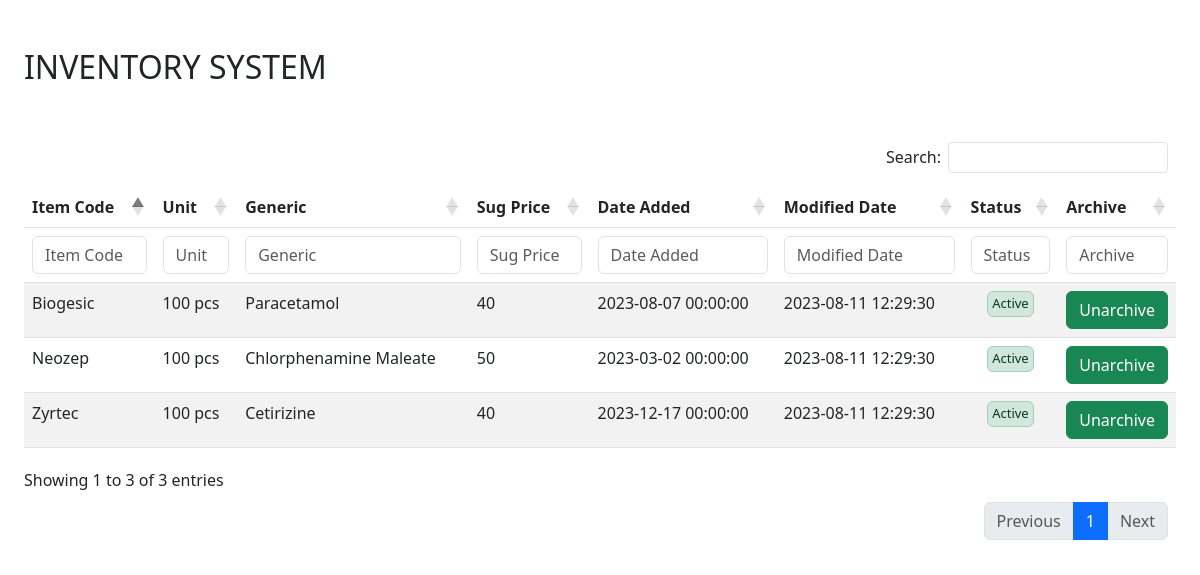
Page /inventory/productTable.php on the committed database.
### tables this page shows
CREATE TABLE `inventory_tb` (
  `InventoryID` int(11) NOT NULL,
  `itemTypeID` int(11) NOT NULL,
  `itemCode` varchar(100) DEFAULT NULL,
  `Unit` int(11) DEFAULT NULL,
  `Description` varchar(300) DEFAULT NULL,
  `Generic` varchar(100) DEFAULT NULL,
  `SugPrice` double DEFAULT NULL,
  `MWprice` double NOT NULL,
  `IPDprice` double NOT NULL,
  `Ppriceuse` double NOT NULL,
  `Status` tinyint(1) NOT NULL,
  `Type` varchar(300) NOT NULL DEFAULT 'pcs',
  `createDate` datetime DEFAULT current_timestamp(),
  `modifiedDate` datetime NOT NULL DEFAULT current_timestamp()
);

### inventory/productTable.php (the view, shortened to what this page needs)
<!DOCTYPE html>
<html lang="en">
<head>
    <link rel="stylesheet" href="https://cdnjs.cloudflare.com/ajax/libs/twitter-bootstrap/5.3.0/css/bootstrap.min.css">
    <link rel="stylesheet" href="https://cdn.datatables.net/1.13.6/css/dataTables.bootstrap5.min.css">
</head>
<body>
    <div class="table w-100 p-4">
        <h2 class="mt-4 mb-5">INVENTORY SYSTEM</h2>
        <?php include 'add.php'; ?>
        <table id="example" class="table table-striped" style="width:100%">
            <thead>
                <tr>
                    <th>Item Code</th>
                    <th>Unit</th>
                    <th>Generic</th>
                    <th>Sug Price</th>
                    <th>Date Added</th>
                    <th>Modified Date</th>
                    <th>Status</th>
                    <th>Archive</th>
                </tr>
            </thead>
            <tbody>
                <?php
                $servername = "localhost";
                $username = "root";
                $Password = "";
                $database = "zaratehospital";
                $connection = new mysqli($servername, $username, $Password, $database);
                $sql = "select * from inventory_tb ";
                $result = $connection->query($sql);
                while ($row = $result->fetch_assoc()) {
                    $activeStatus = ($row["Status"]  == "1") ? "Active"  : "Inactive";
                    $statusColor = ($row["Status"]  == "1") ? "alert-success"  : "alert-danger";
                    echo "
                        <tr>
                            <td>" . $row["itemCode"] . "</td>
                            <td>" . $row["Unit"] . " " . $row["Type"] . "</td>
                            <td>" . $row["Generic"] . "</td>
                            <td>" . $row["SugPrice"] . "</td>
                            <td>" . $row["createDate"] . "</td>
                            <td>" . $row["modifiedDate"] . "</td>
                            <td>
                                <div class='d-flex w-100 h-100'>
                                    <h6 style='font-size: 13px' class='p-1 alert m-auto " . $statusColor . "'>" . $activeStatus . "</h6>
                                </div>
                            </td>
                            <td class='invisible'>" . $row["InventoryID"] . "</td>
                        </tr>
                        ";
                }
                ?>
            </tbody>
        </table>
    </div>
</body>
</html>

### inventory/add.php (shortened to what this page needs)
<!DOCTYPE html>
<html lang="en">
<head>
</head>
<body>
</body>
</html>

### rows in the picture
inventory_tb: itemCode "Neozep", Unit "100", Type "pcs", Generic "Chlorphenamine Maleate", SugPrice "50", createDate "2023-03-02 00:00:00", modifiedDate "2023-08-11 12:29:30", Status "Active"
inventory_tb: itemCode "Biogesic", Unit "100", Type "pcs", Generic "Paracetamol", SugPrice "40", createDate "2023-08-07 00:00:00", modifiedDate "2023-08-11 12:29:30", Status "Active"
inventory_tb: itemCode "Zyrtec", Unit "100", Type "pcs", Generic "Cetirizine", SugPrice "40", createDate "2023-12-17 00:00:00", modifiedDate "2023-08-11 12:29:30", Status "Active"
